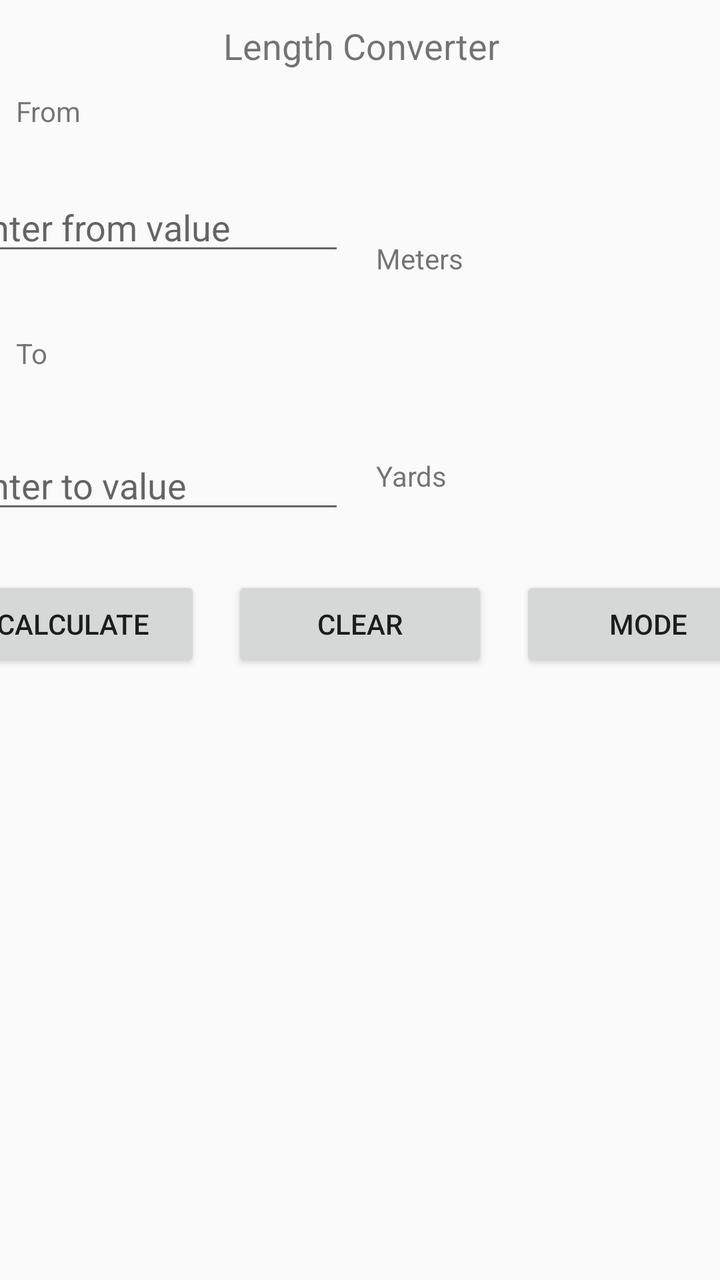
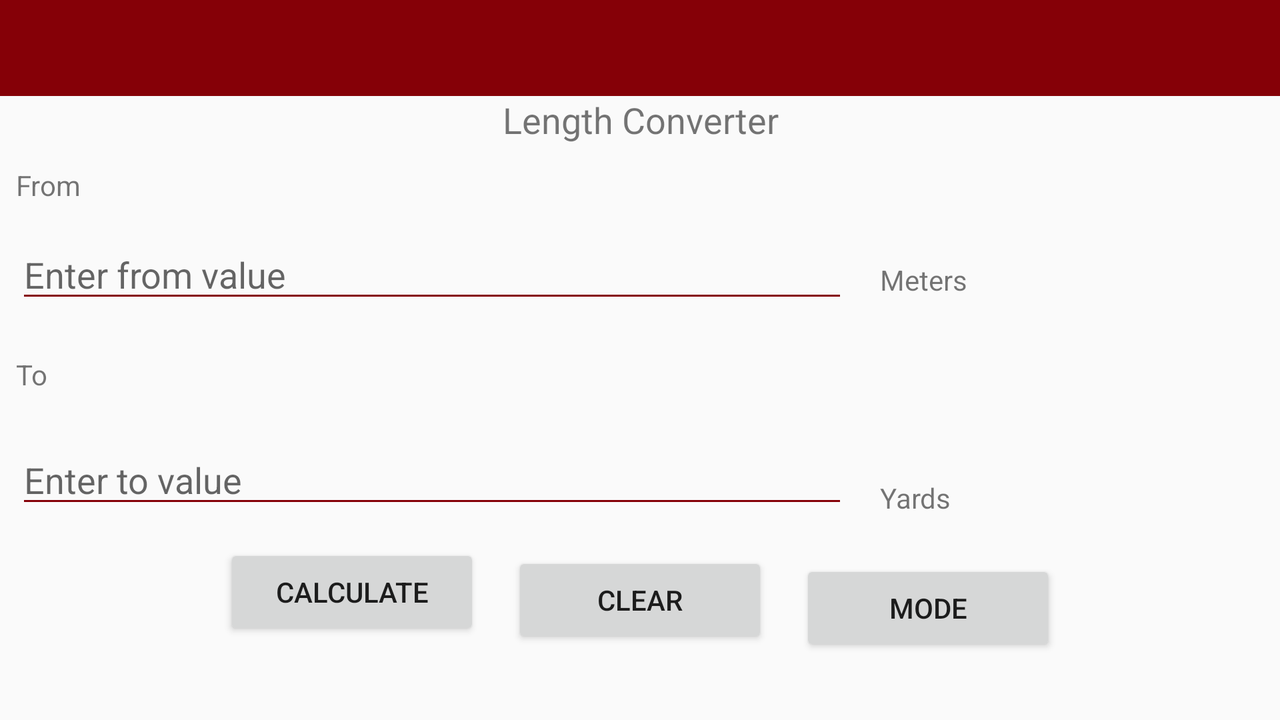

Two renders of one Android screen. The first uses the default layout on a phone; the second uses the alternative layout the repository ships for a different screen configuration, on a matching device. The two XML files are below.
<!-- AndroidManifest.xml: application theme Theme.AppCompat.Light.NoActionBar -->
<!-- res/layout/activity_main.xml -->
<?xml version="1.0" encoding="utf-8"?>
<android.support.constraint.ConstraintLayout xmlns:android="http://schemas.android.com/apk/res/android"
    xmlns:app="http://schemas.android.com/apk/res-auto"
    xmlns:tools="http://schemas.android.com/tools"
    android:id="@+id/linearLayout2"
    android:layout_width="match_parent"
    android:layout_height="match_parent"
    tools:context=".MainActivity"
    tools:layout_editor_absoluteY="25dp">


    <TextView
        android:id="@+id/textView6"
        android:layout_width="384dp"
        android:layout_height="30dp"
        android:layout_marginStart="8dp"
        android:layout_marginTop="8dp"
        android:layout_marginEnd="8dp"
        android:gravity="center"
        android:text="Length Converter"
        android:textSize="18sp"
        app:layout_constraintBottom_toTopOf="@+id/textView2"
        app:layout_constraintEnd_toEndOf="parent"
        app:layout_constraintStart_toStartOf="parent"
        app:layout_constraintTop_toTopOf="parent"
        app:layout_constraintVertical_chainStyle="spread_inside" />

    <TextView
        android:id="@+id/textView2"
        android:layout_width="384dp"
        android:layout_height="wrap_content"
        android:layout_marginStart="8dp"
        android:layout_marginTop="8dp"
        android:text="From"
        app:layout_constraintStart_toStartOf="parent"
        app:layout_constraintTop_toBottomOf="@+id/textView6" />


    <EditText
        android:id="@+id/editText2"
        android:layout_width="192dp"
        android:layout_height="wrap_content"
        android:layout_marginStart="8dp"
        android:layout_marginTop="8dp"
        android:layout_marginEnd="8dp"
        android:layout_marginBottom="8dp"
        android:clickable="true"
        android:ems="10"
        android:focusableInTouchMode="true"
        android:hint="Enter from value"
        android:imeOptions="actionDone"
        android:inputType="numberDecimal"
        app:layout_constraintBottom_toTopOf="@+id/textView4"
        app:layout_constraintEnd_toStartOf="@+id/textView3"
        app:layout_constraintStart_toStartOf="parent"
        app:layout_constraintTop_toBottomOf="@+id/textView2" />

    <TextView
        android:id="@+id/textView3"
        android:layout_width="192dp"
        android:layout_height="wrap_content"
        android:layout_marginStart="8dp"
        android:layout_marginTop="8dp"
        android:layout_marginEnd="8dp"
        android:layout_marginBottom="8dp"
        android:text="@string/measure_label1"
        app:layout_constraintBottom_toTopOf="@+id/textView4"
        app:layout_constraintEnd_toEndOf="parent"
        app:layout_constraintStart_toEndOf="@+id/editText2"
        app:layout_constraintTop_toTopOf="@+id/editText2" />


    <TextView
        android:id="@+id/textView4"
        android:layout_width="384dp"
        android:layout_height="wrap_content"
        android:layout_marginStart="8dp"
        android:layout_marginTop="8dp"
        android:layout_marginBottom="8dp"
        android:text="To"
        app:layout_constraintBottom_toTopOf="@+id/editText3"
        app:layout_constraintStart_toStartOf="parent"
        app:layout_constraintTop_toBottomOf="@+id/editText2" />


    <EditText
        android:id="@+id/editText3"
        android:layout_width="192dp"
        android:layout_height="wrap_content"
        android:layout_marginStart="8dp"
        android:layout_marginTop="8dp"
        android:layout_marginEnd="8dp"
        android:layout_marginBottom="8dp"
        android:clickable="true"
        android:ems="10"
        android:focusableInTouchMode="true"
        android:hint="Enter to value"
        android:imeOptions="actionDone"
        android:inputType="numberDecimal"
        app:layout_constraintBottom_toTopOf="@+id/button1"
        app:layout_constraintEnd_toStartOf="@+id/textView5"
        app:layout_constraintHorizontal_chainStyle="spread_inside"
        app:layout_constraintStart_toStartOf="parent"
        app:layout_constraintTop_toBottomOf="@+id/textView4" />

    <TextView
        android:id="@+id/textView5"
        android:layout_width="192dp"
        android:layout_height="wrap_content"
        android:layout_marginStart="8dp"
        android:layout_marginTop="8dp"
        android:layout_marginEnd="8dp"
        android:text="@string/measure_label2"
        app:layout_constraintEnd_toEndOf="parent"
        app:layout_constraintStart_toEndOf="@+id/editText3"
        app:layout_constraintTop_toTopOf="@+id/editText3" />


    <Button
        android:id="@+id/button1"
        android:layout_width="128dp"
        android:layout_height="wrap_content"
        android:layout_marginStart="8dp"
        android:layout_marginEnd="8dp"
        android:layout_marginBottom="304dp"
        android:text="@string/calculate_button"
        app:layout_constraintBottom_toBottomOf="parent"
        app:layout_constraintEnd_toStartOf="@+id/button2"
        app:layout_constraintStart_toStartOf="parent" />

    <Button
        android:id="@+id/button2"
        android:layout_width="128dp"
        android:layout_height="wrap_content"
        android:layout_marginStart="8dp"
        android:layout_marginEnd="8dp"
        android:text="@string/clear_button"
        app:layout_constraintEnd_toStartOf="@+id/button3"
        app:layout_constraintStart_toEndOf="@+id/button1"
        app:layout_constraintTop_toTopOf="@+id/button1" />

    <Button
        android:id="@+id/button3"
        android:layout_width="128dp"
        android:layout_height="wrap_content"
        android:layout_marginStart="8dp"
        android:layout_marginEnd="8dp"
        android:text="@string/mode_button"
        app:layout_constraintEnd_toEndOf="parent"
        app:layout_constraintStart_toEndOf="@+id/button2"
        app:layout_constraintTop_toTopOf="@+id/button1" />


</android.support.constraint.ConstraintLayout>
<!-- resources referenced by this layout -->
<resources>
  <string name="calculate_button">Calculate</string>
  <string name="clear_button">Clear</string>
  <string name="measure_label1">Meters</string>
  <string name="measure_label2">Yards</string>
  <string name="mode_button">Mode</string>
</resources>
<!-- res/layout-w600dp-land/activity_main.xml (the repository's variant of the layout above) -->
<!-- drawn on the phone turned sideways -->
<?xml version="1.0" encoding="utf-8"?>
<android.support.constraint.ConstraintLayout xmlns:android="http://schemas.android.com/apk/res/android"
    xmlns:app="http://schemas.android.com/apk/res-auto"
    xmlns:tools="http://schemas.android.com/tools"
    android:id="@+id/linearLayout2"
    android:layout_width="match_parent"
    android:layout_height="match_parent"
    tools:context=".MainActivity"
    tools:layout_editor_absoluteY="25dp">

    <include
        android:id="@+id/app_bar"
        layout="@layout/app_bar">

    </include>


    <TextView
        android:id="@+id/textView6"
        android:layout_width="384dp"
        android:layout_height="30dp"
        android:layout_marginStart="8dp"
        android:layout_marginTop="45dp"
        android:layout_marginEnd="8dp"
        android:gravity="center"
        android:text="Length Converter"
        android:textSize="18sp"
        app:layout_constraintBottom_toTopOf="@+id/textView2"
        app:layout_constraintEnd_toEndOf="parent"
        app:layout_constraintStart_toStartOf="parent"
        app:layout_constraintTop_toTopOf="parent"
        app:layout_constraintVertical_chainStyle="spread" />

    <TextView
        android:id="@+id/textView2"
        android:layout_width="384dp"
        android:layout_height="wrap_content"
        android:layout_marginStart="8dp"
        android:layout_marginTop="8dp"
        android:text="From"
        app:layout_constraintStart_toStartOf="parent"
        app:layout_constraintTop_toBottomOf="@+id/textView6" />


    <EditText
        android:id="@+id/editText2"
        android:layout_width="0dp"
        android:layout_height="wrap_content"
        android:backgroundTint="@color/colorPrimary"
        android:layout_marginStart="8dp"
        android:layout_marginTop="8dp"
        android:layout_marginEnd="8dp"
        android:layout_marginBottom="8dp"
        android:clickable="true"
        android:ems="10"
        android:focusableInTouchMode="true"
        android:hint="Enter from value"
        android:imeOptions="actionDone"
        android:inputType="numberDecimal"
        app:layout_constraintBottom_toTopOf="@+id/textView4"
        app:layout_constraintEnd_toStartOf="@+id/textView3"
        app:layout_constraintStart_toStartOf="parent"
        app:layout_constraintTop_toBottomOf="@+id/textView2" />

    <TextView
        android:id="@+id/textView3"
        android:layout_width="192dp"
        android:layout_height="wrap_content"
        android:layout_marginStart="8dp"
        android:layout_marginTop="8dp"
        android:layout_marginEnd="8dp"
        android:layout_marginBottom="8dp"
        android:text="@string/measure_label1"
        app:layout_constraintBottom_toTopOf="@+id/textView4"
        app:layout_constraintEnd_toEndOf="parent"
        app:layout_constraintStart_toEndOf="@+id/editText2"
        app:layout_constraintTop_toBottomOf="@+id/textView2" />


    <TextView
        android:id="@+id/textView4"
        android:layout_width="384dp"
        android:layout_height="wrap_content"
        android:layout_marginStart="8dp"
        android:layout_marginTop="8dp"
        android:layout_marginBottom="8dp"
        android:text="To"
        app:layout_constraintBottom_toTopOf="@+id/editText3"
        app:layout_constraintStart_toStartOf="parent"
        app:layout_constraintTop_toBottomOf="@+id/editText2" />


    <EditText
        android:id="@+id/editText3"
        android:layout_width="0dp"
        android:layout_height="wrap_content"
        android:backgroundTint="@color/colorPrimary"
        android:layout_marginStart="8dp"
        android:layout_marginTop="8dp"
        android:layout_marginEnd="8dp"
        android:layout_marginBottom="8dp"
        android:clickable="true"
        android:ems="10"
        android:focusableInTouchMode="true"
        android:hint="Enter to value"
        android:imeOptions="actionDone"
        android:inputType="numberDecimal"
        app:layout_constraintBottom_toTopOf="@+id/button1"
        app:layout_constraintEnd_toStartOf="@+id/textView5"
        app:layout_constraintStart_toStartOf="parent"
        app:layout_constraintTop_toBottomOf="@+id/textView4" />

    <TextView
        android:id="@+id/textView5"
        android:layout_width="192dp"
        android:layout_height="wrap_content"
        android:layout_marginStart="8dp"
        android:layout_marginTop="8dp"
        android:layout_marginEnd="8dp"
        android:layout_marginBottom="8dp"
        android:text="@string/measure_label2"
        app:layout_constraintBottom_toTopOf="@+id/button3"
        app:layout_constraintEnd_toEndOf="parent"
        app:layout_constraintStart_toEndOf="@+id/editText3"
        app:layout_constraintTop_toTopOf="@+id/editText3" />


    <Button
        android:id="@+id/button1"
        android:layout_width="128dp"
        android:layout_height="wrap_content"
        android:layout_marginStart="8dp"
        android:layout_marginEnd="8dp"
        android:layout_marginBottom="40dp"
        android:text="@string/calculate_button"
        app:layout_constraintBottom_toBottomOf="parent"
        app:layout_constraintEnd_toStartOf="@+id/button2"
        app:layout_constraintHorizontal_chainStyle="packed"
        app:layout_constraintStart_toStartOf="parent" />

    <Button
        android:id="@+id/button2"
        android:layout_width="128dp"
        android:layout_height="wrap_content"
        android:layout_marginStart="8dp"
        android:layout_marginTop="4dp"
        android:layout_marginEnd="8dp"
        android:text="@string/clear_button"
        app:layout_constraintEnd_toStartOf="@+id/button3"
        app:layout_constraintStart_toEndOf="@+id/button1"
        app:layout_constraintTop_toTopOf="@+id/button1" />

    <Button
        android:id="@+id/button3"
        android:layout_width="128dp"
        android:layout_height="wrap_content"
        android:layout_marginStart="8dp"
        android:layout_marginTop="8dp"
        android:layout_marginEnd="8dp"
        android:text="@string/mode_button"
        app:layout_constraintEnd_toEndOf="parent"
        app:layout_constraintStart_toEndOf="@+id/button2"
        app:layout_constraintTop_toTopOf="@+id/button1" />


</android.support.constraint.ConstraintLayout>
<!-- res/layout/app_bar.xml (included above) -->
<?xml version="1.0" encoding="utf-8"?>
<android.support.v7.widget.Toolbar xmlns:android="http://schemas.android.com/apk/res/android"
    android:layout_width="match_parent"
    android:layout_height="wrap_content"
    android:theme = "@style/CustomToolBarStyle">
</android.support.v7.widget.Toolbar>
<!-- resources referenced by the variant -->
<!-- as the phone turned sideways resolves them -->
<resources>
  <color name="colorPrimary">#850007</color>
  <string name="calculate_button">Calculate</string>
  <string name="clear_button">Clear</string>
  <string name="measure_label1">Meters</string>
  <string name="measure_label2">Yards</string>
  <string name="mode_button">Mode</string>
  <style name="CustomToolBarStyle" parent="Theme.AppCompat.Light.NoActionBar">
          <item name="android:background">@color/colorPrimary</item>
  
  
      </style>
</resources>
